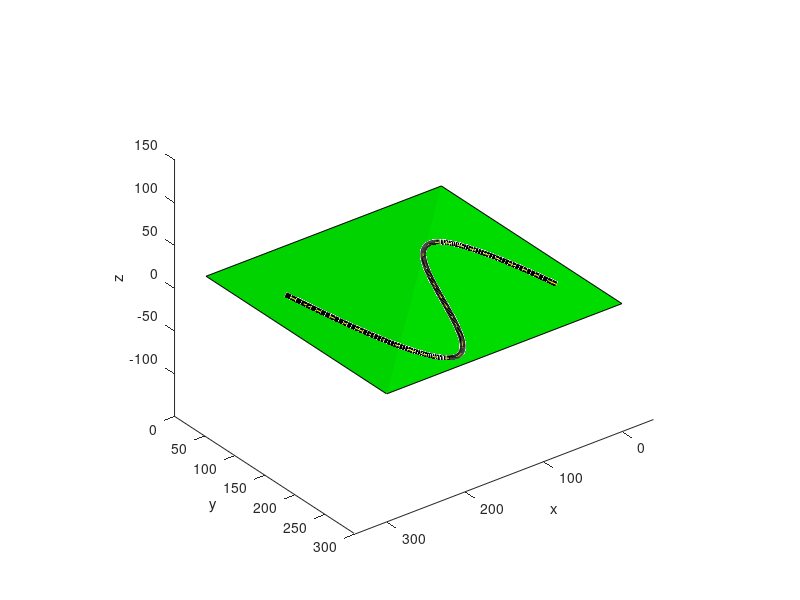

Source code (MATLAB): (Note: this script raises an error after producing the figure.)
% test_patch.m
clc;
clear;


xi = 30;
yi = 230;   % (30, 230)
xf = 260;
yf = 80;    % (260, 80)
x1 = 100;
y1 = 100;   % (70, 140)
x2 = 180;
y2 = 270;   % (180, 270)


yy = [yi; y1; y2; yf];
xx = [xi^3 xi^2 xi 1;
      x1^3 x1^2 x1 1;
      x2^3 x2^2 x2 1;
      xf^3 xf^2 xf 1];

cofs = xx\ yy;

a = cofs(1);
b = cofs(2);
c = cofs(3);
d = cofs(4);

f  = @(x) (a*(x.^3) + (b*(x.^2)) + (c*x) + d);
fdt = @(x) (a*(3*x.^2) + (b*(2*x)) + c);
f2dt = @(x) (6*a*x + b*2);

x = xi:xf;
y = f(x);
z = f(x)*0;

lasX = x;
lasY = y;
% Puntos críticos
cr1 = abs((2*b - sqrt((2*b)^2-12*a*c))/(6*a));
cr2 = abs((2*b + sqrt((2*b)^2-12*a*c))/(6*a));

% Radio de la curvatura
r1 = abs(((1+fdt(x1)^2)^(3/2))/f2dt(x1));
r2 = abs(((1+fdt(x2)^2)^(3/2))/f2dt(x2));


lfdt = @(x) sqrt(1 + fdt(x).^2);
longitudPista = integral(lfdt, xi, xf);

% Graficación
%axes('XLim',[0 300],'YLim',[0 300],'ZLim',[0 300],'XDir','reverse','YDir','reverse');
view(2)
hold on;
line(x,y,z+1,'Color','k','LineWidth',4)
line(x,y,z+1,'Color','y','LineStyle','--')

%% Crando base de mapa

% Define vertices
vertices = [
    0,0,0;
    300,0,0;
    300,300,0;
    0,300,0;]; 

% Define faces
faces = [
    1, 2, 3, 4]; % face #1

% Draw patch
figure(1);
patch('Faces', faces, 'Vertices', vertices, 'FaceColor', 'g');

% Axes settings
xlabel('x'); ylabel('y'); zlabel('z');
axis vis3d equal;
view([142.5, 30]);
camlight;


%% Calculos
syms x
% Min N Max points
primeraD = (a*(3*x.^2)) + (b*(2*x)) + c;
answer = solve( primeraD == 0, x, 'MaxDegree', 3);
resultado = vpa(answer,6);
sprintf("Max: %s , %s", resultado(1), f(resultado(1)))
plot3(resultado(1), f(resultado(1)),3, '.');   
text(resultado(1), f(resultado(1)),10, '\leftarrow Max')
sprintf("Min: %s, %s", resultado(2), f(resultado(2)))
plot3(resultado(2), f(resultado(2)), 3, '.')
text(resultado(2), f(resultado(2)),10, '\leftarrow Min')

% Inflection point
segundaD = 6*a*x + 2*b;
answer2 = vpasolve(segundaD == 0, x, [-inf, inf]);
sprintf("Inflection: %s , %s", answer2(1), f(answer2(1)))
plot3(answer2(1), f(answer2(1)),3, '.');
text(answer2(1), f(answer2(1)),10, '\leftarrow Inflection')

% Track length
longitud_pista = integral(lfdt, xi, xf);
disp("Longitud de la pista: " + longitud_pista);

% Radius of curvature
valores = radiocurvatura(resultado(1), f(resultado(1)), fdt(resultado(1)), f2dt(resultado(1)));
plotcircle(valores(2), valores(3), valores(1));
plot3(valores(2), valores(3), 3, '.');
sprintf("Radio Curvatura Max: %s and %s",valores(2), valores(3))

valores_dos = radiocurvatura(resultado(2), f(resultado(2)), fdt(resultado(2)), f2dt(resultado(2)));
plotcircle(valores_dos(2), valores_dos(3), valores_dos(1));
plot3(valores_dos(2), valores_dos(3),3, '.');
sprintf("Radio Curvatura Min: %s and %s",valores_dos(2), valores_dos(3))
%axis([-20 20 -20 20])

% rc_inflection = radiocurvatura(answer2(1), f(answer2(1)),fdt(answer2(1)), f2dt(answer2(1)));
% sprintf("Radio Curvatura Punto Inflexión: %s", rc_inflection(1))
%daspect manual;
%(x_location, y_location, z_location, theta_grada)

%% Movimiento del auto x2 
generadorGradas(120, 90, 0, 60);

contador = 0;
while contador <= 3
% (xp,yp, theta)
coche = generadorAuto(lasX(1), lasY(1), atand(lfdt(1)));
for i = 1:5: length(lasX)
    delete(coche)
    if lasX(i) > 81.28 && lasX(i) < 199
        coche = generadorAuto(lasX(i), lasY(i), atand(lfdt(i))+180);
    else 
        coche = generadorAuto(lasX(i), lasY(i), atand(lfdt(i)));
    %drawnow;
    end
     pause(0.1);
end
delete(coche)
contador = contador +1;
end



%% Functions 
function h = plotcircle(xs,ys,r)
    th = 0:pi/50:2*pi;
    xunit = r*cos(th) + xs;
    yunit = r*sin(th) + ys;
    h = plot(xunit, yunit, 'LineWidth',4);
end

% Input (x,f(x), f'(x), f''(x) )     f(x) = y
% [Radio de curvatura, x, y] de circulo


function t = radiocurvatura(xs, ys,fdtx, f2dtx)
    %r_c = (1 + (fdtx)^2)^(3/2)/ abs(f2dtx);
    r_c = abs(   sqrt(   (  1  + (fdtx).^2   ).^3   )   /  abs(f2dtx));
    alfa = xs - ((fdtx*(1+ fdtx^2))/f2dtx);
    beta = ys + ((1 + fdtx^2)/f2dtx);
    t = [r_c, alfa, beta];
end

% Plot Cube Plot
function [objeto] = plot_3d_cube(x_length, y_length, z_length, cube_color, x_point, y_point, z_point, theta) %%theta in radian
H=[0 ,1 ,0 ,1 ,0 ,1 ,0 ,1; 0 ,0 ,1 ,1 ,0 ,0 ,1 ,1; 0 ,0 ,0 ,0 ,1 ,1 ,1 , 1];

    sinTheta = sind(theta);
    cosTheta = cosd(theta);
    
    for j = 1 : 1 : 8
        xs = H(1,j);
        ys = H(2,j);
        
        H(1,j) = xs * cosTheta - ys * sinTheta;
        H(2,j) = ys * cosTheta + xs * sinTheta;
    end

byLength = H .* [x_length; y_length; z_length];
H = byLength + [x_point; y_point; z_point];
S=[1 2 4 3; 1 2 6 5; 1 3 7 5; 3 4 8 7; 2 4 8 6; 5 6 8 7]; %Surfaces of the cube

% elPatch = patch(H(1,1),H(2,1),H(3,1),cube_color);
%     for i=1:size(S,1)    
%         Si=S(i,:); 
%         elPatch = patch(H(1,Si),H(2,Si),H(3,Si),cube_color);
%     end
% objeto = elPatch;
objeto1 = patch(H(1,S(1,:)),H(2,S(1,:)),H(3,S(1,:)),cube_color);
objeto2 = patch(H(1,S(2,:)),H(2,S(2,:)),H(3,S(2,:)),cube_color);
objeto3 = patch(H(1,S(3,:)),H(2,S(3,:)),H(3,S(3,:)),cube_color);
objeto4 = patch(H(1,S(4,:)),H(2,S(4,:)),H(3,S(4,:)),cube_color);
objeto5 = patch(H(1,S(5,:)),H(2,S(5,:)),H(3,S(5,:)),cube_color);
objeto6 = patch(H(1,S(6,:)),H(2,S(6,:)),H(3,S(6,:)),cube_color);
objeto = [objeto1, objeto2, objeto3, objeto4, objeto5, objeto6];
end

function [gradaFinal]= generadorGradas(x_location, y_location, z_location, theta_grada)
% (x_length, y_length, z_length, cube_color, x_point, y_point, z_point, theta)
    x_l = 10;
    y_l = 10;
    z_l = 10;
    c_color = [0.75 0.75 0.75];
    
  %  if theta_grada >= 0 && theta_grada <= 90
        c1x = x_location + (-35*cosd(theta_grada));
        c1y = y_location + (-35*sind(theta_grada));
        c2x = x_location + (-25* cosd(theta_grada));
        c2y = y_location + (-25*sind(theta_grada));
        c3x = x_location + (-15* cosd(theta_grada));
        c3y = y_location + (-15*sind(theta_grada));
        c4x = x_location + (-5* cosd(theta_grada));
        c4y = y_location + (-5*sind(theta_grada));
        c5x = x_location + (5* cosd(theta_grada));
        c5y = y_location + (5*sind(theta_grada));
        c6x = x_location + (15* cosd(theta_grada));
        c6y = y_location + (15*sind(theta_grada));
        c7x = x_location + (25* cosd(theta_grada));
        c7y = y_location + (25*sind(theta_grada));
        c8x = x_location + (35*cosd(theta_grada));
        c8y = y_location + (35*sind(theta_grada));
        
   % end
    
    C1 = plot_3d_cube(x_l, y_l, z_l, c_color, c1x, c1y, z_location, theta_grada);
    C2 = plot_3d_cube(x_l, y_l, z_l, c_color, c2x, c2y, z_location, theta_grada);
    C3 = plot_3d_cube(x_l, y_l, z_l, c_color, c3x, c3y, z_location, theta_grada);
    C4 = plot_3d_cube(x_l, y_l, z_l, c_color, c4x, c4y, z_location, theta_grada);
    C5 = plot_3d_cube(x_l, y_l, z_l, c_color, c5x, c5y, z_location, theta_grada);
    C6 = plot_3d_cube(x_l, y_l, z_l, c_color, c6x, c6y, z_location, theta_grada);
    C7 = plot_3d_cube(x_l, y_l, z_l, c_color, c7x, c7y, z_location, theta_grada);
    C8 = plot_3d_cube(x_l, y_l, z_l, c_color, c8x, c8y, z_location, theta_grada);
    
    gradaFinal = [C1, C2, C3, C4, C5, C6, C7, C8];
end


% (x_length, y_length, z_length, cube_color, x_point, y_point, z_point, theta)
function [carrito] = generadorAuto(xp,yp, theta)
    
    p1x = xp + (-12*cosd(theta));
    p1y = yp + (-12*sind(theta));
    p2x = xp + (-4*cosd(theta));
    p2y = yp + (-4*sind(theta));
    p3x = xp + (4*cosd(theta));
    p3y = yp + (4*sind(theta));
    p4x = xp + (12*cosd(theta));
    p4y = yp + (12*sind(theta));
    p5x = xp + (4*cosd(theta));
    p5y = yp + (4*sind(theta));
    
    
    car1 = plot_3d_cube(8, 8, 8, 'r', p1x, p1y, 2, theta);
    car2 = plot_3d_cube(8, 8, 8, 'r', p2x, p2y, 2, theta);
    car3 = plot_3d_cube(8, 8, 8, 'r', p3x, p3y, 2, theta);
    car4 = plot_3d_cube(8, 8, 8, 'r', p4x, p4y, 2, theta);
    car5 = plot_3d_cube(8, 8, 8, 'b', p5x, p5y, 6, theta);
    
    carrito = [car1, car2, car3, car4, car5];
end

% function arbol = generadorArboles(point_x, point_y)
%     %arboles de 3*3
%     arb1 = plot_3d_cube(3, 3, 3, [0.2 0 0], point_x, point_y, 0, 0);
%     arb2 = plot_3d_cube(3, 3, 3, [0.2 0 0], point_x, point_y, 3, 0);
%     arb3 = plot_3d_cube(3, 3, 3, [0.2 0 0], point_x, point_y, 6, 0);
%     
%     vertices = [0+point_x, 1.5, 7;3+point_x, 1.5, 7;3+point_x ,1.5, 11;point_x, 1.5, 11;]; 
%     faces = [1, 2, 3, 4]; % face #1
%     vertices2 =[1.5, 0+point_y, 7; 1.5, 3+point_y, 7; 1.5, point_y, 11; 1.5, 0+point_y, 11];
%     faces2 =[1, 2, 3, 4];
% 
%     hojas1 = patch('Faces', faces, 'Vertices', vertices, 'FaceColor', 'g');
%     hojas2 = patch('Faces', faces2, 'Vertices', vertices2, 'FaceColor', 'g');
%     
%     arbol = [arb1, arb2, arb3, hojas1, hojas2];
% end